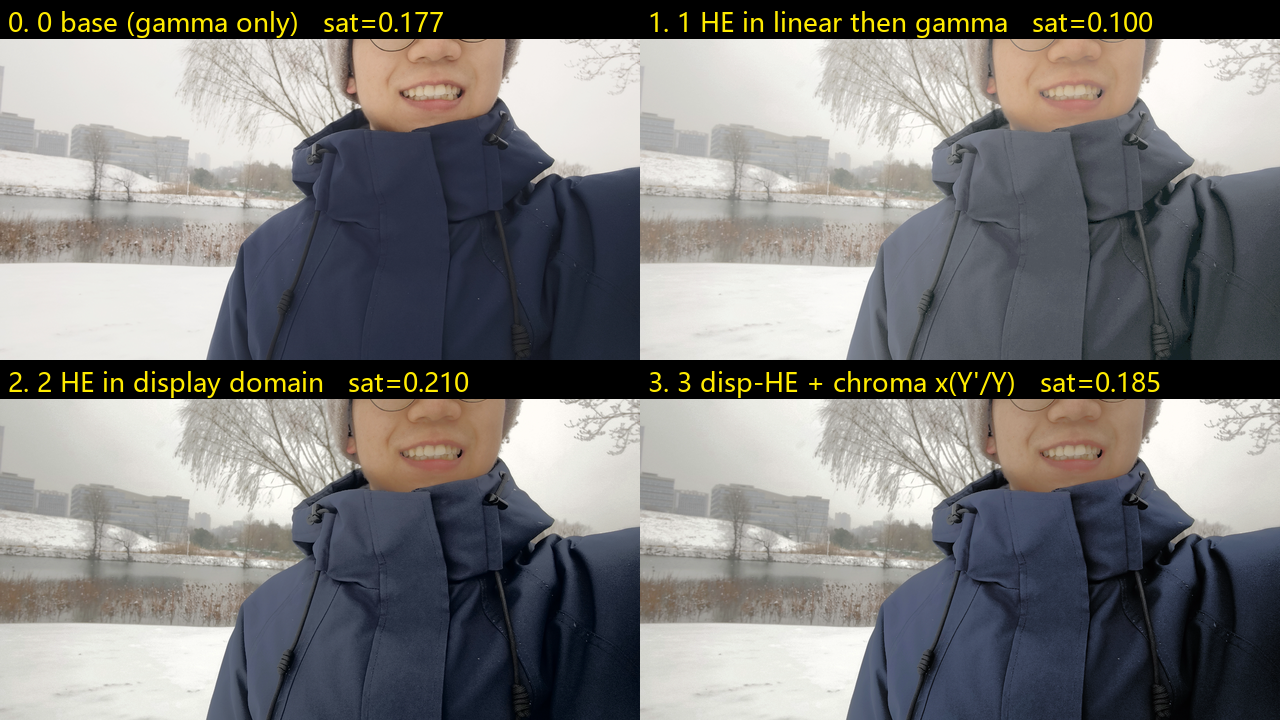
#> input picture tools/he_color/he_compare_photo_dom.png, 1280 x 720 px
$ python measure.py ../he_color/he_compare_photo_dom.png
#> lines starting #> are read from the running program, lines starting #| are printed output that depends on the picture; after the words box and inside, x2 and y2 are one past the last pixel; in counts of white or black regions, pixels touching at a corner belong together
"""measure.py -- 拿一张板上回传的帧，量出"发灰"到底有多少，并给出参数建议

用法:
    python measure.py <图>            # png/jpg/bmp, 或者 UDP 回传的 .bin (128x72x3)
    python measure.py ../../tools/py_recv.bin
    python measure.py shot.png --linear-naive

这张图是 **显示域**(过完 γ2.2) 的数据, 所以:
    反推线性值  lin = 255 * (Y/255)^2.2
真黑(传感器盖住/对着全黑物体)本该是 lin = 0。屏幕上量到的暗部
    Y_d  ->  lin_d = 255*(Y_d/255)^2.2
就是"AWB 输出域里没被扣干净的那点黑电平"。设当前总增益 K(含 1.25 提亮),
则还差多少黑电平:

    delta = lin_d / K          (8bit 域, 直接就是 awb.v 里 PEDESTAL 该加的量)

典型值: K = 1.25*Kb ≈ 2.2(R) / 1.25(G) / 2.2~2.8(B)。
"""
import os
import sys
import numpy as np
from PIL import Image

GAMMA_INV = (np.arange(256, dtype=np.float64) / 255.0) ** 2.2 * 255.0


def y_of(i):
    return 0.299 * i[..., 0] + 0.587 * i[..., 1] + 0.114 * i[..., 2]


def load(path):
#> called with path = '../he_color/he_compare_photo_dom.png'
    if path.lower().endswith(".bin"):
        b = np.fromfile(path, dtype=np.uint8)
        n = b.size // 3
        h = 72
        w = n // h
        return b[:n * 3].reshape(h, w, 3)
    return np.asarray(Image.open(path).convert("RGB"), dtype=np.uint8)
#> returned value is the input picture: shape (720, 1280, 3); mean R, G, B 126.9, 125.9, 124.8


def main():
    if len(sys.argv) < 2:
        print(__doc__)
        return 1
    path = sys.argv[1]
    img = load(path)
    i = img.astype(np.float64)
    y = y_of(i)
    print(f"\n文件: {path}   {img.shape[1]}x{img.shape[0]}")
#| 文件: ../he_color/he_compare_photo_dom.png   1280x720

    print("\n--- 1. 三通道统计 (显示域 0..255) ---")
    for k, n in enumerate("RGB"):
        c = i[..., k]
        print(f"  {n}: mean={c.mean():6.2f}  min={c.min():5.1f}  p1={np.percentile(c,1):5.1f} "
              f"p50={np.percentile(c,50):5.1f}  p99={np.percentile(c,99):5.1f}  max={c.max():5.1f}")
#> this loop made 3 passes
#|   R: mean=126.90  min=  0.0  p1=  0.0 p50=136.0  p99=254.0  max=255.0
#|   G: mean=125.86  min=  0.0  p1=  0.0 p50=123.0  p99=250.0  max=255.0
#|   B: mean=124.82  min=  0.0  p1=  0.0 p50=115.0  p99=246.0  max=255.0
#> pass 3, in main, `c = i[..., k]`:
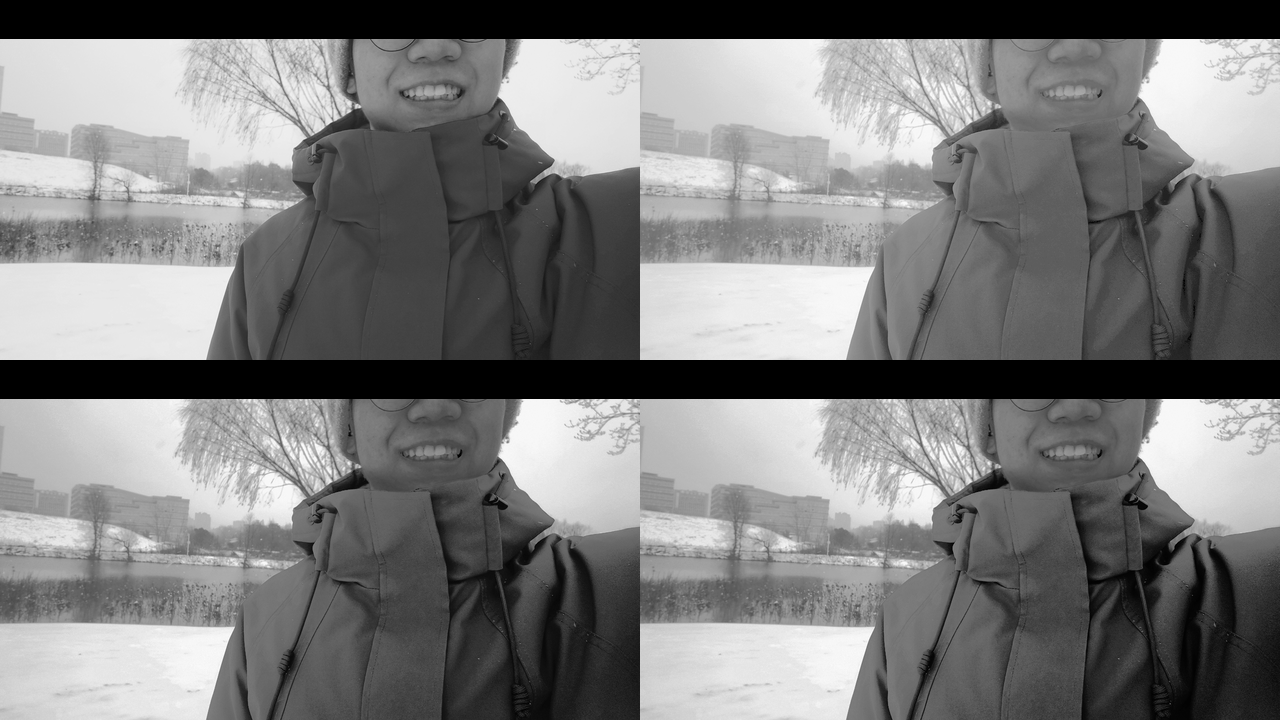
#> c: shape (720, 1280) float64; min 0, max 255, mean 124.8
    r, g, b = [i[..., k].mean() for k in range(3)]
#> r = 126.9; g = 125.9; b = 124.8
    print(f"  通道均值比  R/G = {r/g:.3f}   B/G = {b/g:.3f}   "
          f"(1.00 附近 = 白平衡到位; 明显 <1 = 该通道压暗, 画面偏绿)")
#|   通道均值比  R/G = 1.008   B/G = 0.992   (1.00 附近 = 白平衡到位; 明显 <1 = 该通道压暗, 画面偏绿)

    print("\n--- 2. 黑点 / 对比度 (发灰就靠这三行) ---")
    p1, p50, p99 = np.percentile(y, [1, 50, 99])
#> p1 = 0; p50 = 125.2; p99 = 250
    print(f"  Y: min={y.min():5.1f}  p1={p1:5.1f}  p50={p50:5.1f}  p99={p99:5.1f}")
#|   Y: min=  0.0  p1=  0.0  p50=125.2  p99=250.0
    print(f"  暗部占比 p1/255        = {p1/255:.3f}     (要接近 0, >0.05 就是蒙了雾)")
#|   暗部占比 p1/255        = 0.000     (要接近 0, >0.05 就是蒙了雾)
    print(f"  对比度 span = p99-p1   = {p99-p1:5.1f}   (越大越通透)")
#|   对比度 span = p99-p1   = 250.0   (越大越通透)
    print(f"  标准差 std(Y)          = {y.std():5.1f}")
#|   标准差 std(Y)          =  82.9

    ymin = int(np.clip(round(y.min()), 0, 255))
#> ymin = 0
    lin_d = GAMMA_INV[ymin]
#> lin_d = 0
    print(f"\n  最暗像素 Y={ymin}  ->  反推线性 = {lin_d:.1f} (8bit)")
#|   最暗像素 Y=0  ->  反推线性 = 0.0 (8bit)
    if lin_d > 0.5:
        for K, ch in ((1.25, "G"), (2.2, "R"), (2.8, "B")):
            print(f"    若这条链的 {ch} 总增益 K={K:.2f} x 1(未含1.25已算): "
                  f"残留黑电平 ≈ {lin_d/K:.1f} LSB")
        print("    -> 这部分残留正是 gamma 抬出来的灰雾; 把 awb.v 的 PEDESTAL 往这个方向调")
    else:
        print("    -> 黑点已经贴到 0, 黑电平扣干净了 ✔")

    mx = i.max(axis=2)
    mn = i.min(axis=2)
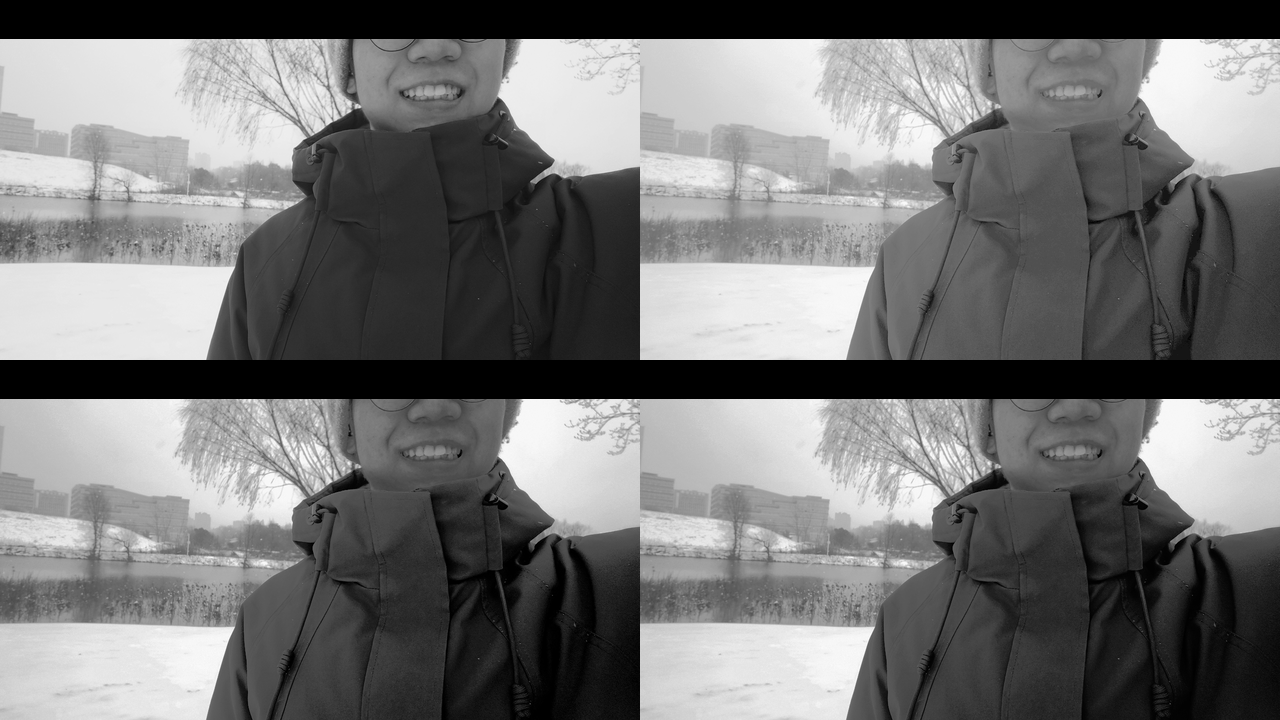
#> mn: shape (720, 1280) float64; min 0, max 255, mean 117.3
    lit = mx >= 48
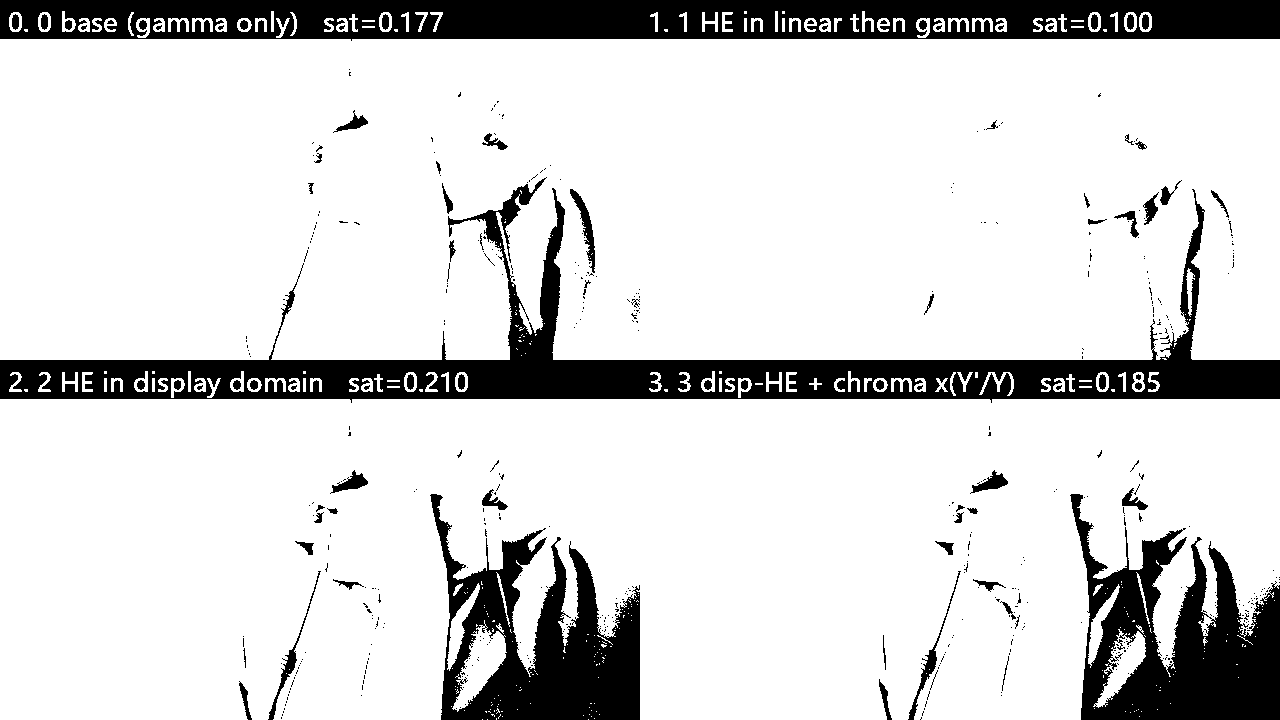
#> lit: shape (720, 1280) bool; 83.8% white; 509 black regions (435 under 20 px), largest, box (x1, y1, x2, y2) and area: (0, 177, 1280, 403) 50622, (0, 0, 1280, 41) 43337, (1070, 494, 1280, 720) 23946
    sat = np.where(mx > 0, (mx - mn) / np.maximum(mx, 1), 0.0)
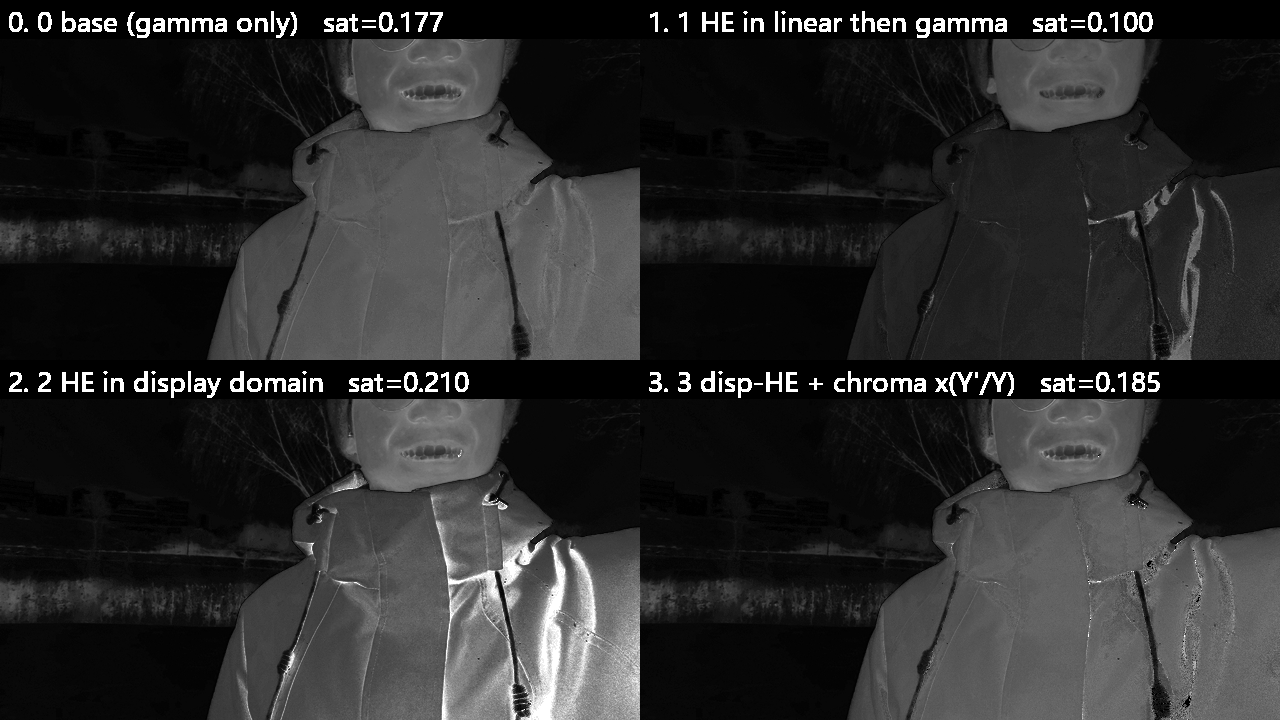
#> sat: shape (720, 1280) float64; min 0, max 1, mean 0.17
    print(f"\n--- 3. 饱和度 ---")
    print(f"  sat(有光像素) = {sat[lit].mean():.3f}   饱和度过低(<0.20)通常是"
          f"白平衡没收敛 或 高光被压平")
#|   sat(有光像素) = 0.163   饱和度过低(<0.20)通常是白平衡没收敛 或 高光被压平
    print(f"  过曝像素(max>=250) 占比 = {100*(mx>=250).mean():.1f}%   "
          f"(太大说明 B/R 增益偏大, 高光先饱和了)")
#|   过曝像素(max>=250) 占比 = 2.3%   (太大说明 B/R 增益偏大, 高光先饱和了)

    print("\n--- 4. 判据速查 ---")
    print("  暗部发灰发白 + R/G、B/G 都 < 0.95  -> 黑电平没扣干净(调 PEDESTAL), 不是白平衡")
    print("  整屏偏色但黑是黑                    -> 才是白平衡: 看 R/G、B/G 哪个方向错, 动 CORR_R/B 走廊")
    print("  亮的地方一片白、没有颜色            -> 高光平抑过度: HALO_ZONE 调大, HALO_R_UP 调大")
    return 0


if __name__ == "__main__":
    sys.exit(main())
#> (the program exits here)

$ run again, on tools/he_color/he_compare_scene_dom.png
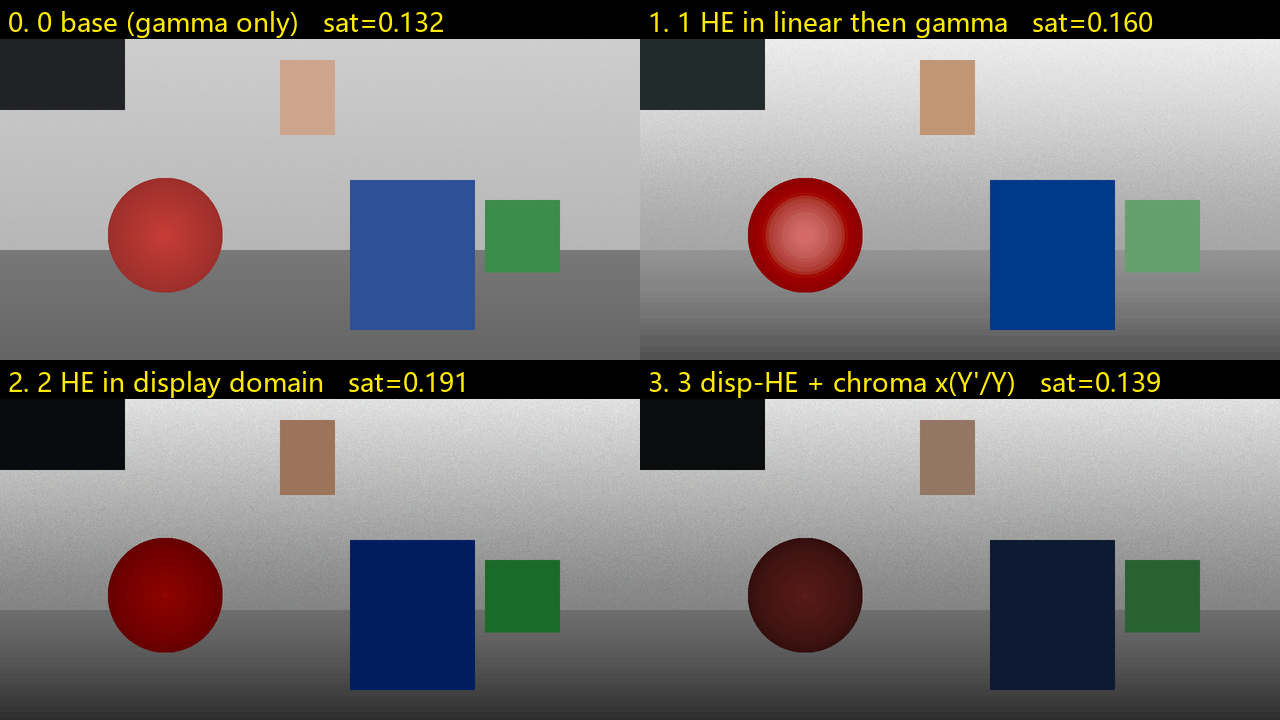
#> input picture tools/he_color/he_compare_scene_dom.png, 1280 x 720 px
#> in load, returned value is the input picture: shape (720, 1280, 3); mean R, G, B 121.4, 120.6, 121
#| 文件: ../he_color/he_compare_scene_dom.png   1280x720
#> the loop in main, `for k, n in enumerate("RGB"):` made 3 passes
#|   R: mean=121.37  min=  0.0  p1=  0.0 p50=134.0  p99=234.0  max=255.0
#|   G: mean=120.65  min=  0.0  p1=  0.0 p50=122.0  p99=234.0  max=244.0
#|   B: mean=121.03  min=  0.0  p1=  0.0 p50=133.0  p99=230.0  max=243.0
#> r = 121.4; g = 120.6; b = 121
#|   通道均值比  R/G = 1.006   B/G = 1.003   (1.00 附近 = 白平衡到位; 明显 <1 = 该通道压暗, 画面偏绿)
#> p1 = 0; p50 = 124.6; p99 = 230.9
#|   Y: min=  0.0  p1=  0.0  p50=124.6  p99=230.9
#|   暗部占比 p1/255        = 0.000     (要接近 0, >0.05 就是蒙了雾)
#|   对比度 span = p99-p1   = 230.9   (越大越通透)
#|   标准差 std(Y)          =  72.1
#> ymin = 0
#|   最暗像素 Y=0  ->  反推线性 = 0.0 (8bit)
#> in main, `lit = mx >= 48`:
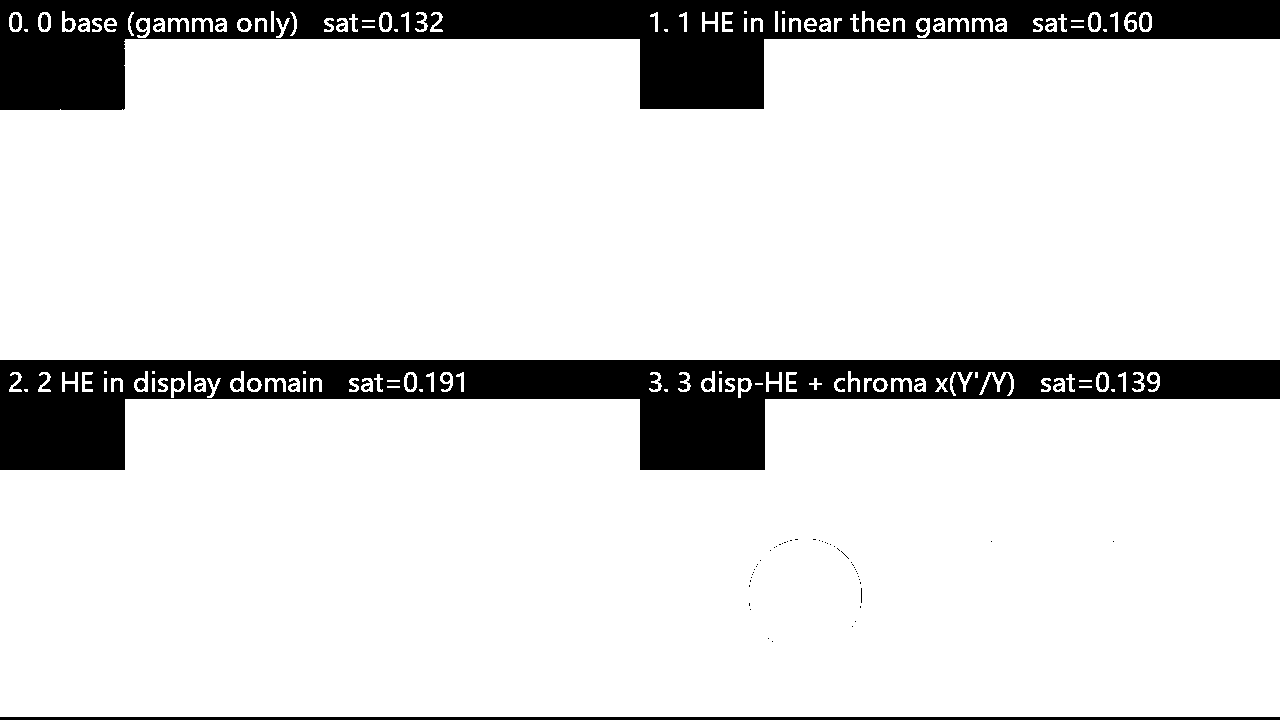
#> lit: shape (720, 1280) bool; 86.1% white; 86 black regions (59 under 20 px), largest, box (x1, y1, x2, y2) and area: (0, 360, 1280, 470) 61217, (0, 0, 1280, 110) 60890, (0, 717, 1280, 720) 3840
#> in main, `sat = np.where(mx > 0, (mx - mn) / np.maximum(mx, 1), 0.0)`:
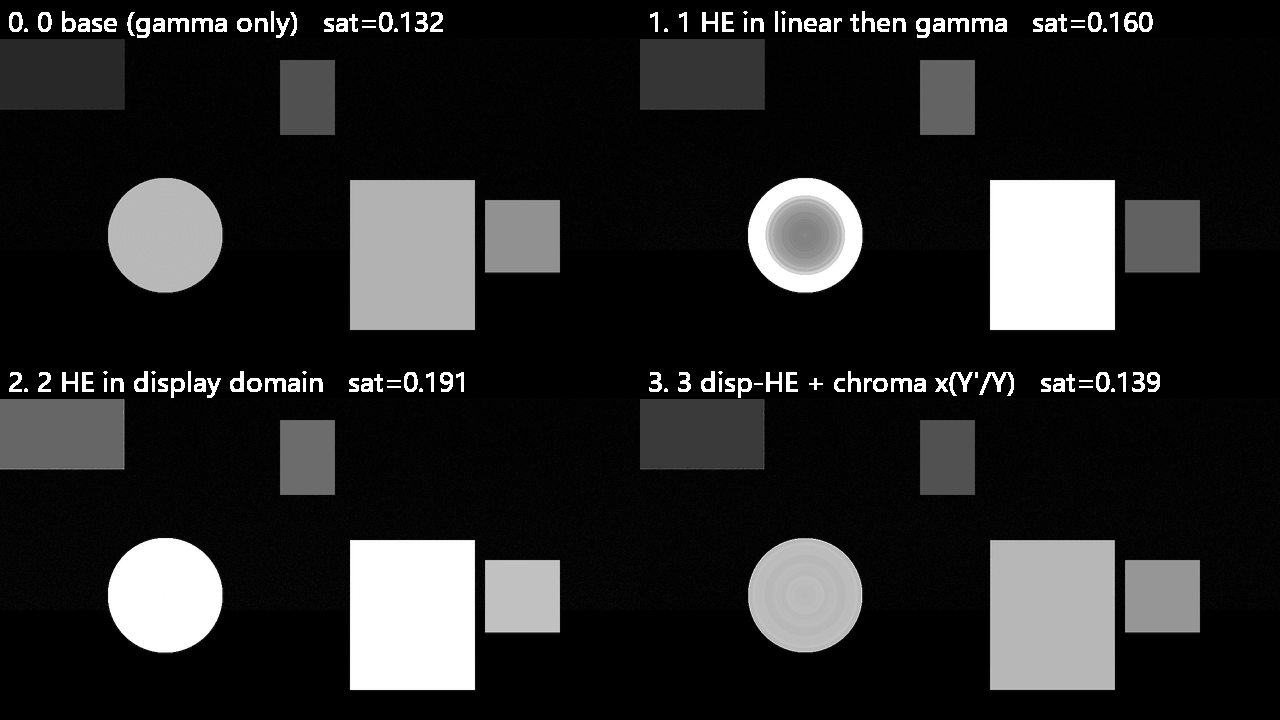
#> sat: shape (720, 1280) float64; min 0, max 1, mean 0.156
#|   sat(有光像素) = 0.168   饱和度过低(<0.20)通常是白平衡没收敛 或 高光被压平
#|   过曝像素(max>=250) 占比 = 0.6%   (太大说明 B/R 增益偏大, 高光先饱和了)
